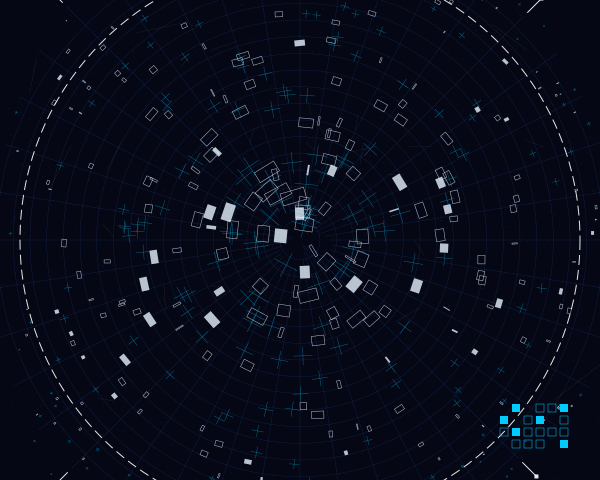

Generate this figure with Python:
import cairo
import math
import random

# Setup
width, height = 600, 480
surface = cairo.ImageSurface(cairo.FORMAT_ARGB32, width, height)
ctx = cairo.Context(surface)

# Background: Deep "Terminal" Blue-Black
ctx.set_source_rgb(0.02, 0.03, 0.08)
ctx.paint()

# Configuration
center_x, center_y = width / 2, height / 2
rings = 18
segments = 40
inner_radius = 20
outer_radius = 320

def to_polar_coords(r, theta, jitter=0):
    """Converts r, theta to cartesian with optional jitter."""
    # Add radial distortion based on angle for "entropy"
    distortion = math.sin(theta * 5) * 5 + math.cos(theta * 3) * 10
    r_final = r + distortion + random.uniform(-jitter, jitter)
    x = center_x + r_final * math.cos(theta)
    y = center_y + r_final * math.sin(theta)
    return x, y

# --- LAYER 1: The Radial Euclidean Grid ---
ctx.set_line_width(0.3)
ctx.set_source_rgba(0.2, 0.5, 1.0, 0.3)

for i in range(rings):
    r = inner_radius + (i / rings) * (outer_radius - inner_radius)
    ctx.arc(center_x, center_y, r, 0, 2 * math.pi)
    ctx.stroke()

for j in range(segments):
    theta = (j / segments) * 2 * math.pi
    x1, y1 = to_polar_coords(inner_radius, theta)
    x2, y2 = to_polar_coords(outer_radius, theta)
    ctx.move_to(x1, y1)
    ctx.line_to(x2, y2)
    ctx.stroke()

# --- LAYER 2: Dispersed Rectangular Primitives (Central Entropy) ---
# High density at center, thinning out at periphery
num_particles = 450
for _ in range(num_particles):
    # Normalized distribution favoring center
    t = 1.0 - random.random()**1.5
    r = inner_radius + t * (outer_radius - inner_radius)
    theta = random.uniform(0, 2 * math.pi)
    
    # Jitter increases with radius (entropy)
    jitter_amt = t * 25
    x, y = to_polar_coords(r, theta, jitter=jitter_amt)
    
    # Scale decreases with radius
    size = (1.0 - t) * 12 + 1
    
    # Rotation aligns to the radial vector
    ctx.save()
    ctx.translate(x, y)
    ctx.rotate(theta + random.uniform(-0.1, 0.1))
    
    # Geometric variety: Dithered blocks vs wireframes
    if random.random() > 0.4:
        ctx.set_source_rgba(0.9, 0.95, 1.0, 0.8) # High contrast white/blue
        ctx.rectangle(-size/2, -size/2, size, size * random.uniform(0.1, 2.0))
        if random.random() > 0.8:
            ctx.fill()
        else:
            ctx.set_line_width(0.5)
            ctx.stroke()
    else:
        # Crosshairs/Metadata ticks
        ctx.set_source_rgba(0.0, 0.8, 1.0, 0.6)
        ctx.set_line_width(0.4)
        ctx.move_to(-size, 0)
        ctx.line_to(size, 0)
        ctx.move_to(0, -size)
        ctx.line_to(0, size)
        ctx.stroke()
    ctx.restore()

# --- LAYER 3: Informational Overlays (Swiss Precision) ---
ctx.set_source_rgba(1.0, 1.0, 1.0, 0.9)
ctx.set_line_width(1.0)

# Circular "Scope" ring
ctx.set_dash([10, 5])
ctx.arc(center_x, center_y, outer_radius - 40, 0, 2 * math.pi)
ctx.stroke()
ctx.set_dash([])

# Axis Metadata (Ticks and labels)
for angle_deg in range(0, 360, 45):
    rad = math.radians(angle_deg)
    x_start, y_start = to_polar_coords(outer_radius + 5, rad)
    x_end, y_end = to_polar_coords(outer_radius + 25, rad)
    
    ctx.move_to(x_start, y_start)
    ctx.line_to(x_end, y_end)
    ctx.stroke()
    
    # Technical "block" at the end of axes
    ctx.rectangle(x_end-2, y_end-2, 4, 4)
    ctx.fill()

# --- LAYER 4: The Glitch Grid (Bottom-Right Metadata) ---
margin = 40
grid_size = 8
for i in range(6):
    for j in range(4):
        gx = width - margin - (i * 12)
        gy = height - margin - (j * 12)
        if random.random() > 0.3:
            ctx.set_source_rgb(0.0, 0.8, 1.0)
            ctx.rectangle(gx, gy, 8, 8)
            if random.random() > 0.7:
                ctx.fill()
            else:
                ctx.set_line_width(0.5)
                ctx.stroke()

# --- LAYER 5: Global Texture (Fine grain via lines) ---
ctx.set_source_rgba(1, 1, 1, 0.05)
for _ in range(1000):
    tx = random.uniform(0, width)
    ty = random.uniform(0, height)
    ctx.rectangle(tx, ty, 1, 1)
    ctx.fill()

# Fine connecting lines for "Network" feel in low energy zones
ctx.set_line_width(0.2)
ctx.set_source_rgba(1, 1, 1, 0.2)
for _ in range(30):
    r1 = random.uniform(inner_radius, outer_radius)
    a1 = random.uniform(0, math.pi * 2)
    r2 = r1 + random.uniform(-20, 20)
    a2 = a1 + random.uniform(-0.2, 0.2)
    
    p1 = to_polar_coords(r1, a1)
    p2 = to_polar_coords(r2, a2)
    
    ctx.move_to(*p1)
    ctx.line_to(*p2)
    ctx.stroke()
